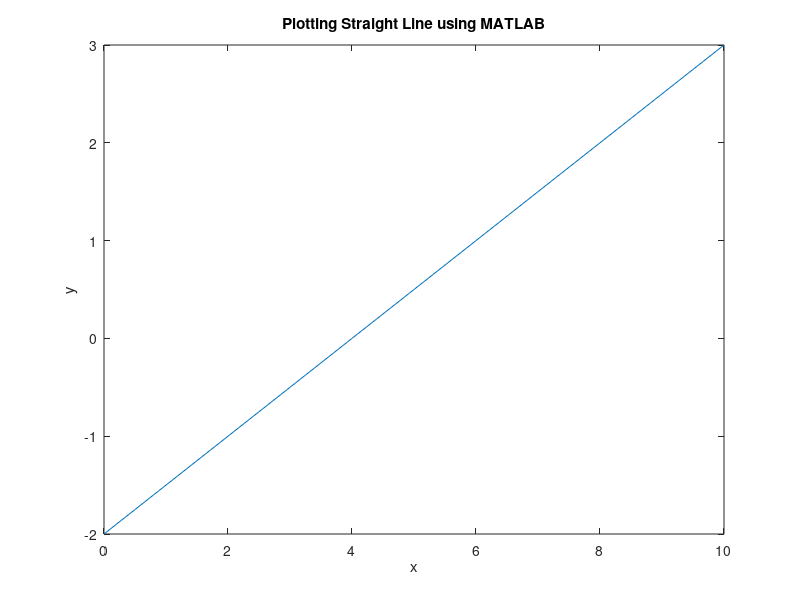

Reproduce this figure in MATLAB.
%%Compute y-coordinates for a Straight Line%%
m = 0.5;
c = -2;
x1 = [];
y1 = [];
for x = 0:0.5:10
    y = (m*x)+c;
    x1 = [x1,x];
    y1 = [y1,y];
    disp(['For x : ',num2str(x),' y : ',num2str(y)]);
end
plot(x1,y1);
title('Plotting Straight Line using MATLAB');
xlabel('x');
ylabel('y');